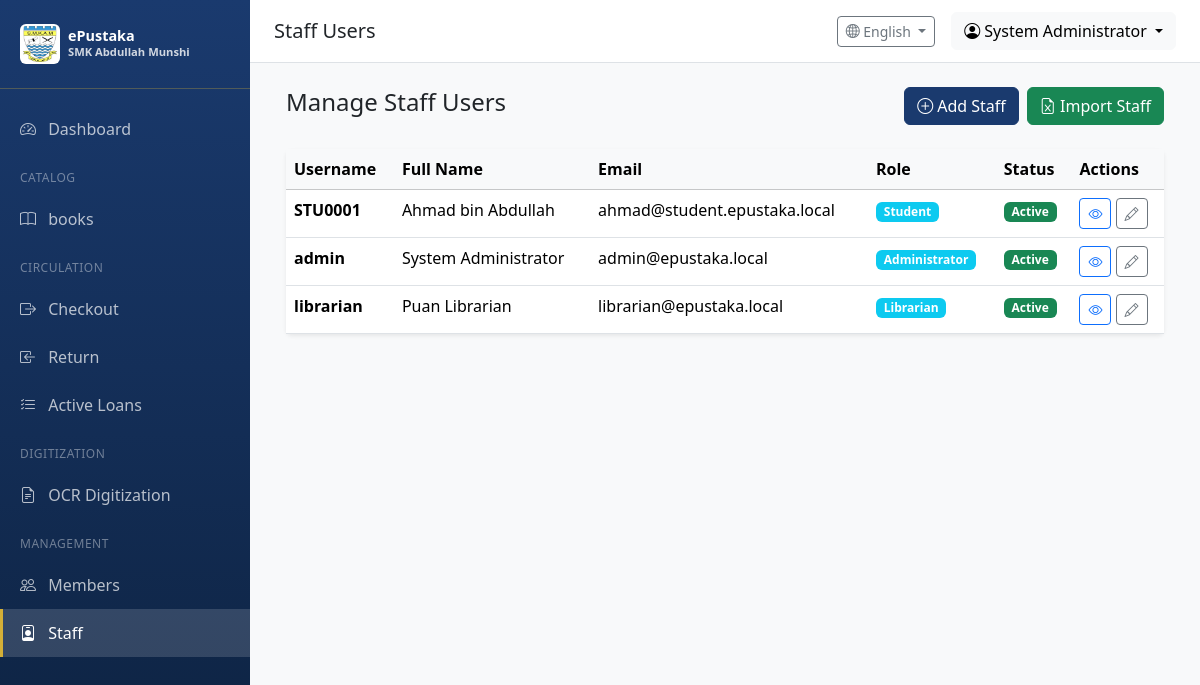
The app's page /users/staff (signed in), older data.
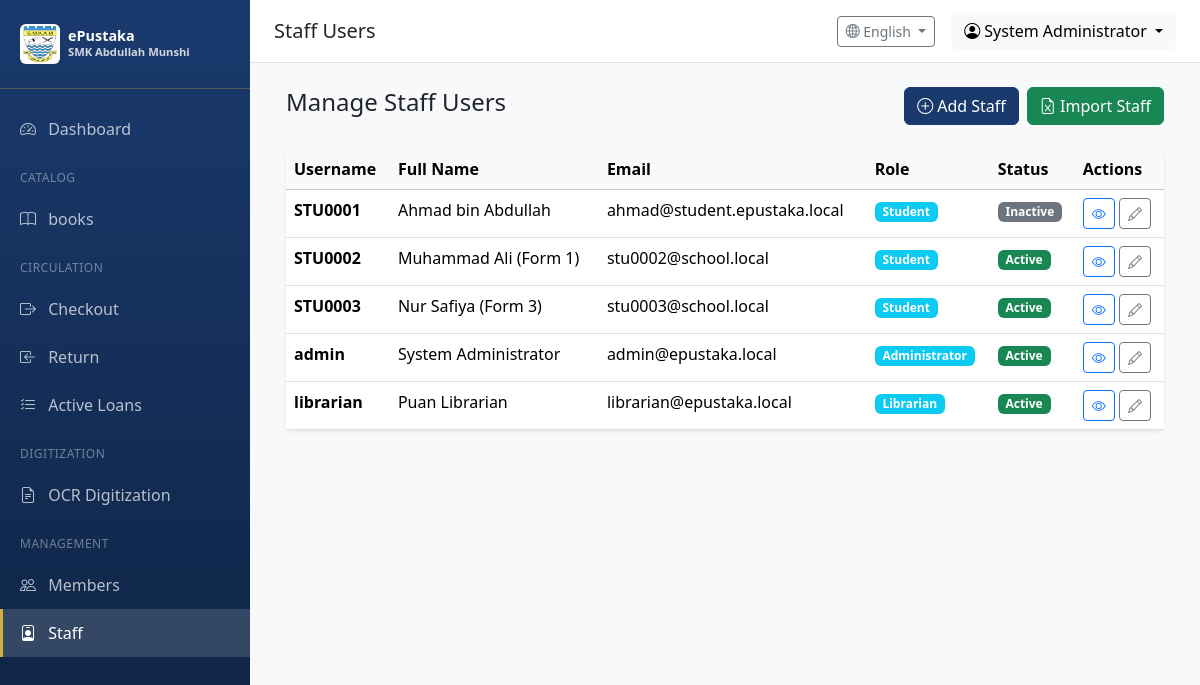
The same page, newer data.
### app/models/user.py (models this page shows, shortened)
class User(UserMixin, db.Model):
    __tablename__ = 'users'
    id = db.Column(db.Integer, primary_key=True)
    username = db.Column(db.String(64), unique=True, nullable=False, index=True)
    email = db.Column(db.String(120), unique=True, nullable=False, index=True)
    password_hash = db.Column(db.String(256), nullable=False)
    full_name = db.Column(db.String(128))
    is_active = db.Column(db.Boolean, default=True)
    role_id = db.Column(db.Integer, db.ForeignKey('roles.id'))
    created_at = db.Column(db.DateTime, default=datetime.utcnow)
    updated_at = db.Column(db.DateTime, default=datetime.utcnow, onupdate=datetime.utcnow)
    last_login = db.Column(db.DateTime)
    def can(self, perm):
        return self.role is not None and self.role.has_permission(perm)

class Role(db.Model):
    __tablename__ = 'roles'
    id = db.Column(db.Integer, primary_key=True)
    name = db.Column(db.String(64), unique=True, nullable=False)
    description = db.Column(db.String(256))
    permissions = db.Column(db.Integer, default=0)
    is_default = db.Column(db.Boolean, default=False, index=True)
    users = db.relationship('User', backref='role', lazy='dynamic')
    def has_permission(self, perm):
        return self.permissions & perm == perm

### app/routes/users.py (the view)
@users_bp.route('/staff')
@login_required
@permission_required(Permission.MANAGE_USERS)
def staff_list():
    users = User.query.order_by(User.username).all()
    return render_template('users/staff_list.html', users=users)

### app/models/user.py (called while the page is built)
@login_manager.user_loader
def load_user(user_id):
    from app.models import Member
    if user_id.startswith('user_'):
        user_id_num = int(user_id.split('_')[1])
        return User.query.get(user_id_num)
    elif user_id.startswith('member_'):
        user_id_num = int(user_id.split('_')[1])
        return Member.query.get(user_id_num)
    else:
        return User.query.get(int(user_id))

### app/routes/users.py (called while the page is built)
def permission_required(perm):
    def decorator(f):
        from functools import wraps
        @wraps(f)
        def decorated_function(*args, **kwargs):
            if not current_user.can(perm):
                flash('You do not have permission to access this page', 'error')
                return redirect(url_for('main.dashboard'))
            return f(*args, **kwargs)
        return decorated_function
    return decorator

### app/utils/i18n.py (called while the page is built)
def get_language() -> str:
    try:
        return session.get('language', DEFAULT_LANGUAGE)
    except RuntimeError:
        return DEFAULT_LANGUAGE

def get_text(key: str, lang: str = None) -> str:
    if lang is None:
        lang = get_language()
    if key in TRANSLATIONS:
        trans = TRANSLATIONS[key]
        if lang in trans:
            return trans[lang]
        elif DEFAULT_LANGUAGE in trans:
            return trans[DEFAULT_LANGUAGE]
    return key.replace('_', ' ').title()

def register_i18n(app):
    @app.before_request
    def init_language():
        if 'language' not in session:
            session['language'] = DEFAULT_LANGUAGE
    @app.context_processor
    def inject_i18n():
        return {
            't': get_text,
            'get_text': get_text,
            'current_language': get_language(),
            'languages': LANGUAGES
        }
    @app.route('/set-language/<lang_code>')
    def set_lang(lang_code):
        """Route to change language."""
        from flask import redirect, request
        set_language(lang_code)
        return redirect(request.referrer or '/')

### app/templates/users/staff_list.html (shortened to what this page needs)
{% extends "base.html" %}
{% block page_title %}Staff Users{% endblock %}
{% block content %}
<div class="container-fluid">
    <div class="d-flex justify-content-between align-items-center mb-4">
        <h4>Manage Staff Users</h4>
        <div class="gap-2 d-flex">
            <a href="{{ url_for('users.add_staff') }}" class="btn btn-primary">
                <i class="bi bi-plus-circle me-1"></i>Add Staff
            </a>
            <a href="{{ url_for('users.import_staff') }}" class="btn btn-success">
                <i class="bi bi-file-earmark-excel"></i> Import Staff
            </a>
        </div>
    </div>
    <div class="card border-0 shadow-sm">
        <div class="card-body p-0">
            <div class="table-responsive">
                <table class="table table-hover mb-0">
                    <thead class="table-light">
                        <tr>
                            <th>Username</th>
                            <th>Full Name</th>
                            <th>Email</th>
                            <th>Role</th>
                            <th>Status</th>
                            <th>Actions</th>
                        </tr>
                    </thead>
                    <tbody>
                        {% for user in users %}
                        <tr>
                            <td><strong>{{ user.username }}</strong></td>
                            <td>{{ user.full_name or '-' }}</td>
                            <td>{{ user.email or '-' }}</td>
                            <td>
                                <span class="badge bg-info">{{ user.role.name if user.role else 'No Role' }}</span>
                            </td>
                            <td>
                                {% if user.is_active %}
                                    <span class="badge bg-success">Active</span>
                                {% else %}
                                    <span class="badge bg-secondary">Inactive</span>
                                {% endif %}
                            </td>
                            <td>
                                <a href="{{ url_for('users.view_staff', user_id=user.id) }}"
                                   class="btn btn-sm btn-outline-primary">
                                    <i class="bi bi-eye"></i>
                                </a>
                                <a href="{{ url_for('users.edit_staff', user_id=user.id) }}"
                                   class="btn btn-sm btn-outline-secondary">
                                    <i class="bi bi-pencil"></i>
                                </a>
                            </td>
                        </tr>
                        {% else %}
                        <tr>
                            <td colspan="6" class="text-center py-4 text-muted">
                                No staff users found
                            </td>
                        </tr>
                        {% endfor %}
                    </tbody>
                </table>
            </div>
        </div>
    </div>
</div>
{% endblock %}

### app/templates/base.html (shortened to what this page needs)
<!DOCTYPE html>
<html lang="en">
<head>
    <link href="https://cdn.jsdelivr.net/npm/bootstrap@5.3.2/dist/css/bootstrap.min.css" rel="stylesheet">
    <link href="https://cdn.jsdelivr.net/npm/bootstrap-icons@1.11.1/font/bootstrap-icons.css" rel="stylesheet">
</head>
<body>
    {% if current_user.is_authenticated %}
    <nav class="sidebar">
        <div class="sidebar-brand">
            <div class="d-flex align-items-center">
                <img src="{{ url_for('static', filename='images/Lencana_Sekolah_Menengah_Kebangsaan_Abdullah_Munshi.jpg') }}"
                     alt="SMK Abdullah Munshi"
                     class="me-2 rounded"
                     style="width: 40px; height: 40px; object-fit: contain; background: white; padding: 2px;">
                <div>
                    <div style="font-size: 0.9rem; line-height: 1.2;">ePustaka</div>
                    <div style="font-size: 0.7rem; opacity: 0.8;">SMK Abdullah Munshi</div>
                </div>
            </div>
        </div>
        <ul class="nav flex-column">
            {% set is_member = current_user.__class__.__name__ == 'Member' %}
            {% if is_member %}
                {% set is_staff = current_user.member_type in ['Staff', 'Student Assistant', 'Librarian', 'Teacher'] %}
            {% else %}
                {% set is_staff = current_user.role and current_user.role.name != 'Student' %}
            {% endif %}
            {% if is_member and not is_staff %}
            <li class="sidebar-section">{{ t('student_portal') }}</li>
            <li class="nav-item">
                <a class="nav-link {% if request.endpoint == 'student.index' %}active{% endif %}" href="{{ url_for('student.index') }}">
                    <i class="bi bi-house"></i> {{ t('home') }}
                </a>
            </li>
            <li class="nav-item">
                <a class="nav-link {% if request.endpoint == 'student.search_books' %}active{% endif %}" href="{{ url_for('student.search_books') }}">
                    <i class="bi bi-search"></i> {{ t('search_books') }}
                </a>
            </li>
            <li class="nav-item">
                <a class="nav-link {% if request.endpoint == 'student.my_loans' %}active{% endif %}" href="{{ url_for('student.my_loans') }}">
                    <i class="bi bi-journal-bookmark"></i> {{ t('my_loans') }}
                </a>
            </li>
            <li class="nav-item">
                <a class="nav-link {% if request.endpoint == 'student.leaderboard' %}active{% endif %}" href="{{ url_for('student.leaderboard') }}">
                    <i class="bi bi-trophy"></i> {{ t('leaderboard') }}
                </a>
            </li>
            {% elif is_staff %}
            <li class="nav-item">
                <a class="nav-link {% if request.endpoint == 'main.dashboard' %}active{% endif %}" href="{{ url_for('main.dashboard') }}">
                    <i class="bi bi-speedometer2"></i> {{ t('dashboard') }}
                </a>
            </li>
            {% if current_user.can(1) or current_user.can(2) %}
            <li class="sidebar-section">{{ t('catalog') }}</li>
            <li class="nav-item">
                <a class="nav-link {% if 'catalog' in request.endpoint %}active{% endif %}" href="{{ url_for('catalog.index') }}">
                    <i class="bi bi-book"></i> {{ t('books') }}
                </a>
            </li>
            <li class="sidebar-section">{{ t('circulation') }}</li>
            <li class="nav-item">
                <a class="nav-link {% if request.endpoint == 'circulation.checkout' %}active{% endif %}" href="{{ url_for('circulation.checkout') }}">
                    <i class="bi bi-box-arrow-right"></i> {{ t('checkout') }}
                </a>
            </li>
            <li class="nav-item">
                <a class="nav-link {% if request.endpoint == 'circulation.return_book' %}active{% endif %}" href="{{ url_for('circulation.return_book') }}">
                    <i class="bi bi-box-arrow-in-left"></i> {{ t('return') }}
                </a>
            </li>
            <li class="nav-item">
                <a class="nav-link {% if request.endpoint == 'circulation.active_loans' %}active{% endif %}" href="{{ url_for('circulation.active_loans') }}">
                    <i class="bi bi-list-check"></i> {{ t('active_loans') }}
                </a>
            </li>
            {% endif %}
            {% if current_user.can(512) %}
            <li class="sidebar-section">{{ t('digitization') }}</li>
            <li class="nav-item">
                <a class="nav-link {% if 'ocr' in request.endpoint %}active{% endif %}" href="{{ url_for('ocr.index') }}">
                    <i class="bi bi-file-earmark-text"></i> {{ t('ocr_digitization') }}
                </a>
            </li>
            {% endif %}
            {% if current_user.can(128) %}
            <li class="sidebar-section">{{ t('management') }}</li>
            <li class="nav-item">
                <a class="nav-link {% if request.endpoint == 'users.member_list' %}active{% endif %}" href="{{ url_for('users.member_list') }}">
                    <i class="bi bi-people"></i> {{ t('members') }}
                </a>
            </li>
            {% endif %}
            {% if current_user.can(256) %}
            <li class="nav-item">
                <a class="nav-link {% if request.endpoint == 'users.staff_list' %}active{% endif %}" href="{{ url_for('users.staff_list') }}">
                    <i class="bi bi-person-badge"></i> {{ t('staff') }}
                </a>
            </li>
            {% endif %}
            {% endif %}
        </ul>
    </nav>
    <div class="main-content">
        <nav class="top-navbar d-flex justify-content-between align-items-center">
            <div>
                <h5 class="mb-0">{% block page_title %}{{ t('dashboard') }}{% endblock %}</h5>
            </div>
            <div class="d-flex align-items-center gap-3">
                <div class="dropdown">
                    <button class="btn btn-outline-secondary btn-sm dropdown-toggle" type="button" data-bs-toggle="dropdown">
                        <i class="bi bi-globe2"></i> {{ languages.get(current_language, 'English') }}
                    </button>
                </div>
                <div class="dropdown">
                    <button class="btn btn-light dropdown-toggle" type="button" data-bs-toggle="dropdown">
                        <i class="bi bi-person-circle"></i> {{ current_user.full_name or current_user.username }}
                    </button>
                </div>
            </div>
        </nav>
        <div class="content-wrapper">
            {% block content %}{% endblock %}
        </div>
    </div>
    {% else %}
    {% block public_content %}{% endblock %}
    {% endif %}
</body>
</html>

### app/templates/base.html (style rules this page uses)
:root { --sidebar-width: 250px; --primary-color: #1a3a6e; --primary-dark: #0d2240; --accent-color: #d4af37; --accent-light: #f0d77a; }
body { min-height: 100vh; }
.sidebar { position: fixed; top: 0; left: 0; width: var(--sidebar-width); height: 100vh; background: linear-gradient(180deg, var(--primary-color) 0%, var(--primary-dark) 100%); padding-top: 1rem; overflow-y: auto; }
.sidebar .nav-link { color: rgba(255,255,255,0.7); padding: 0.75rem 1.25rem; border-radius: 0; }
.sidebar .nav-link:hover, .sidebar .nav-link.active { color: #fff; background: rgba(255,255,255,0.1); }
.sidebar .nav-link i { width: 24px; margin-right: 0.5rem; }
.sidebar-brand { color: #fff; font-size: 1.25rem; font-weight: 600; padding: 0.5rem 1.25rem 1.5rem; border-bottom: 1px solid rgba(255,255,255,0.1); margin-bottom: 1rem; }
.sidebar-section { color: rgba(255,255,255,0.4); font-size: 0.75rem; text-transform: uppercase; padding: 1rem 1.25rem 0.5rem; letter-spacing: 0.5px; }
.main-content { margin-left: var(--sidebar-width); min-height: 100vh; background: #f8f9fa; }
.top-navbar { background: #fff; border-bottom: 1px solid #dee2e6; padding: 0.75rem 1.5rem; }
.content-wrapper { padding: 1.5rem; }
.btn-primary { background-color: var(--primary-color); border-color: var(--primary-color); }
.sidebar .nav-link.active { background: rgba(255, 255, 255, 0.15); color: #fff; border-left: 3px solid var(--accent-color); padding-left: calc(1.25rem - 3px); }
.sidebar-brand { border-bottom-color: rgba(212, 175, 55, 0.3); }

Row changes from the older to the newer data that the page shows:
changed User "STU0001": is_active "Active" → "Inactive"
added User: username "STU0002", full_name "Muhammad Ali (Form 1)", email "stu0002@school.local", role "Student", is_active "Active"
added User: username "STU0003", full_name "Nur Safiya (Form 3)", email "stu0003@school.local", role "Student", is_active "Active"
